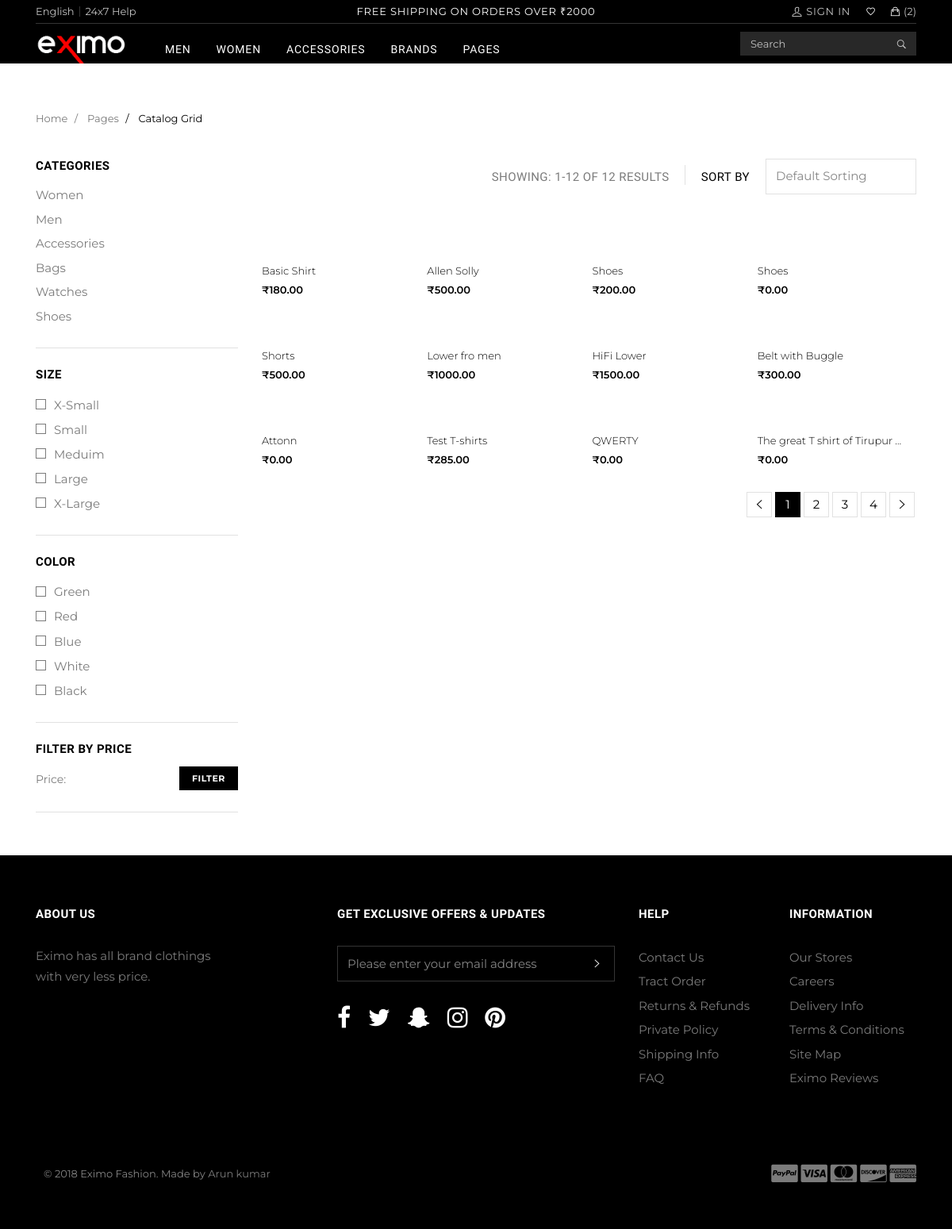
The page / on the database its author committed.
### products/models.py (models this page shows, shortened)
class Product(models.Model):
    title = models.CharField(max_length=120)
    slug = models.SlugField(blank=True, unique=True)
    description = models.TextField()
    price = models.DecimalField(decimal_places=2, max_digits=20, default=0.0)
    featured = models.BooleanField(default=False)
    active = models.BooleanField(default=True)
    timestamp = models.DateTimeField(auto_now_add=True)
    objects = ProductManager()
    def get_absolute_url(self):
        val = reverse("prod:ProductDetailSlugView", kwargs={'slug': self.slug})
        return val

### products/views.py (the view)
# urls.py: url(r'^$', ProductListView.as_view(), name='home'),
class ProductListView(ListView):
    queryset = Product.objects.all()
    template_name = 'products/list.html'
    def get_context_data(self, *args, **kwargs):
        context = super(ProductListView, self).get_context_data(*args, **kwargs)
        return context
    def get_queryset(self, *args, **kwargs):
        request = self.request
        return Product.objects.all()

### products/models.py (called while the page is built)
    def active(self):
        return self.filter(active=True)

    def get_queryset(self):
        return ProductQuerySet(self.model, using=self._db)

    def all(self):
        return self.get_queryset().active()

### templates/products/list.html (shortened to what this page needs)
{% extends 'base.html' %}
{% load static %}
{% block content %}
<section class="section-wrap pt-60 pb-30 catalog">
    <div class="container">
        <ol class="breadcrumbs">
            <li>
                <a href="index.html">Home</a>
            </li>
            <li>
                <a href="index.html">Pages</a>
            </li>
            <li class="active">
                Catalog Grid
            </li>
        </ol>
        <div class="row">
            <div class="col-lg-9 order-lg-2 mb-40">
                <div class="shop-filter">
                    <p class="woocommerce-result-count">
                        Showing: 1-12 of {{ object_list.count }} results
                    </p>
                    <span class="woocommerce-ordering-label">Sort by</span>
                    <form class="woocommerce-ordering">
                        <select>
                            <option value="default-sorting">Default Sorting</option>
                        </select>
                    </form>
                </div>
                <div class="row row-8">
                    {% for obj in object_list %}
                        <div class="col-6 col-sm-6 col-md-4 col-lg-3 product">
                        <div class="product__img-holder">
                            {% with obj.pimage.all as i %}
                            <a href="{{ obj.get_absolute_url }}" class="product__link">
                            </a>
                            {% endwith %}
                        </div>
                        <div class="product__details">
                            <h3 class="product__title">
                                <a href="{{ obj.get_absolute_url }}">{{ obj.title|truncatewords:6 }}</a>
                            </h3>
                        </div>
                        <span class="product__price">
                        <ins>
                            <span class="amount">&#x20b9;{{ obj.price }}</span>
                        </ins>
                        </span>
                        </div>
                  {% endfor %}
                </div>
                <div class="pagination clearfix">
                    <nav class="pagination__nav right clearfix">
                        <a href="#" class="pagination__page"><i class="ui-arrow-left"></i></a>
                        <span class="pagination__page pagination__page--current">1</span>
                        <a href="#" class="pagination__page">2</a>
                        <a href="#" class="pagination__page">3</a>
                        <a href="#" class="pagination__page">4</a>
                        <a href="#" class="pagination__page"><i class="ui-arrow-right"></i></a>
                    </nav>
                </div>
            </div>
            <aside class="col-lg-3 sidebar left-sidebar">
                <div class="widget widget_categories widget--bottom-line">
                    <h4 class="widget-title">Categories</h4>
                    <ul>
                        <li>
                            <a href="#">Women</a>
                        </li>
                        <li class="active">
                            <a href="#">Men</a>
                        </li>
                        <li>
                            <a href="#">Accessories</a>
                        </li>
                        <li>
                            <a href="#">Bags</a>
                        </li>
                        <li>
                            <a href="#">Watches</a>
                        </li>
                        <li>
                            <a href="#">Shoes</a>
                        </li>
                    </ul>
                </div>
                <div class="widget widget__filter-by-size widget--bottom-line">
                    <h4 class="widget-title">Size</h4>
                    <ul class="size-select">
                        <li>
                            <label for="small-size" class="checkbox-label">X-Small</label>
                        </li>
                        <li>
                            <label for="medium-size" class="checkbox-label">Small</label>
                        </li>
                        <li>
                            <label for="large-size" class="checkbox-label">Meduim</label>
                        </li>
                        <li>
                            <label for="xlarge-size" class="checkbox-label">Large</label>
                        </li>
                        <li>
                            <label for="xxlarge-size" class="checkbox-label">X-Large</label>
                        </li>
                    </ul>
                </div>
                <div class="widget widget__filter-by-color widget--bottom-line">
                    <h4 class="widget-title">Color</h4>
                    <ul class="color-select">
                        <li>
                            <label for="green-color" class="checkbox-label">Green</label>
                        </li>
                        <li>
                            <label for="red-color" class="checkbox-label">Red</label>
                        </li>
                        <li>
                            <label for="blue-color" class="checkbox-label">Blue</label>
                        </li>
                        <li>
                            <label for="white-color" class="checkbox-label">White</label>
                        </li>
                        <li>
                            <label for="black-color" class="checkbox-label">Black</label>
                        </li>
                    </ul>
                </div>
                <div class="widget widget__filter-by-price widget--bottom-line">
                    <h4 class="widget-title">Filter by Price</h4>
                    <p>
                        <label for="amount">Price:</label>
                        <input type="text" id="amount">
                        <a href="#" class="btn btn-sm btn-dark"><span>Filter</span></a>
                    </p>
                </div>
            </aside>
        </div>
    </div>
</section>
{% endblock content %}

### templates/base.html (shortened to what this page needs)
<!doctype html>{% load static %} {% load mathfilters %}
<html lang="en">
<head>
    {% include 'base/css.html' %}
</head>
<body>
{% block body %}
{% include 'base/navbar.html' %}
{% block content %}{% endblock content %}
{% include 'base/footer.html' %}
{% endblock body %}
</body>
</html>

### templates/base/css.html (shortened to what this page needs)
{% load static %}
<link rel="stylesheet" href="{% static 'css/mystyle.css' %}"/>
<link href="//maxcdn.bootstrapcdn.com/font-awesome/4.1.0/css/font-awesome.min.css" rel="stylesheet">
<link rel="stylesheet" href="{% static 'css/bootstrap.min.css' %}"/>
<link rel="stylesheet" href="{% static 'css/font-icons.css' %}"/>
<link rel="stylesheet" href="{% static 'css/style.css' %}"/>
<link rel="stylesheet" href="{% static 'css/color.css' %}"/>
<link rel="stylesheet" href="{% static 'css/login-register.css' %}"/>

### templates/base/navbar.html (shortened to what this page needs)
{% load static %}
<main class="main oh" id="main">
    <header class="nav">
        <div class="nav__holder nav--sticky">
            <div class="container relative">
                <div class="top-bar d-none d-lg-flex">
                    <ul class="top-bar__currency-language">
                        <li class="top-bar__language">
                            <a href="#">English</a>
                        </li>
                        <li class="top-bar__currency">
                            <a href="#">24x7 Help</a>
                        </li>
                    </ul>
                    <p class="top-bar__promo text-center">Free shipping on orders over <span style='font-family:Arial;'>&#8377;</span>2000
                    </p>
                    <div class="top-bar__right">
                        <a href="#" class="top-bar__item top-bar__sign-in" id="top-bar__sign-inn"><i class="ui-user"></i>Sign In</a>
                        <a href="#" class="top-bar__item"><i class="ui-heart"></i></a>
                        <div class="top-bar__item nav-cart">
                            <a href="cart.html">
                                <i class="ui-bag"></i>(2)
                            </a>
                        </div>
                    </div>
                </div>
                <div class="flex-parent sticky">
                    <a href="{% url 'home' %}" class="logo">
                        <img class="logo__img" src="{% static 'img/logo_light.png' %}" alt="logo">
                    </a>
                    <nav class="flex-child nav__wrap d-none d-lg-block">
                        <ul class="nav__menu">
                            <li class="nav__dropdown active">
                                <a href="#">Men</a>
                            </li>
                            <li class="nav__dropdown">
                                <a href="#">Women</a>
                            </li>
                            <li class="nav__dropdown">
                                <a href="#">Accessories</a>
                            </li>
                            <li class="nav__dropdown">
                                <a href="#">Brands</a>
                            </li>
                            <li class="nav__dropdown">
                                <a href="contact.html">Pages</a>
                            </li>
                        </ul>
                    </nav>
                    <div class="flex-child nav__search d-none d-lg-block">
                        <form method="get" class="nav__search-form">
                            <input type="search" class="nav__search-input" placeholder="Search">
                            <button type="submit" class="nav__search-submit">
                                <i class="ui-search"></i>
                            </button>
                        </form>
                    </div>
                </div>
            </div>
        </div>
    </header>

### templates/base/mobnav.html (shortened to what this page needs)
{% load static %}

### templates/base/footer.html (shortened to what this page needs)
    <footer class="footer">
      <div class="container">
        <div class="footer__widgets">
          <div class="row">
            <div class="col-lg-4 col-md-6">
              <div class="widget widget__about">
                <h4 class="widget-title white">about us</h4>
                <p class="widget__about-text">Eximo has all brand clothings with very less price.</p>
              </div>
            </div>
            <div class="col-lg-4 col-md-6">
              <div class="widget widget__newsletter">
                <h4 class="widget-title white">get exclusive offers &amp; updates</h4>
                <form class="mc4wp-form">
                  <div class="mc4wp-form-fields">
                    <p><input type="email" placeholder="Please enter your email address" aria-label="Newsletter input"></p>
                  </div>
                </form>
                <div class="socials socials--white mt-20">
                  <a href="#" class="facebook" aria-label="facebook"><i class="ui-facebook"></i></a>
                  <a href="#" class="twitter" aria-label="twitter"><i class="ui-twitter"></i></a>
                  <a href="#" class="snapchat" aria-label="snapchat"><i class="ui-snapchat"></i></a>
                  <a href="#" class="instagram" aria-label="instagram"><i class="ui-instagram"></i></a>
                  <a href="#" class="pinterest" aria-label="pinterest"><i class="ui-pinterest"></i></a>
                </div>
              </div>
            </div>
            <div class="col-lg-2 col-md-6">
              <div class="widget widget_nav_menu">
                <h4 class="widget-title white">help</h4>
                <ul>
                  <li><a href="#">Contact Us</a></li>
                  <li><a href="#">Tract Order</a></li>
                  <li><a href="#">Returns &amp; Refunds</a></li>
                  <li><a href="#">Private Policy</a></li>
                  <li><a href="#">Shipping Info</a></li>
                  <li><a href="#">FAQ</a></li>
                </ul>
              </div>
            </div>
            <div class="col-lg-2 col-md-6">
              <div class="widget widget_nav_menu">
                <h4 class="widget-title white">information</h4>
                <ul>
                  <li><a href="#">Our Stores</a></li>
                  <li><a href="#">Careers</a></li>
                  <li><a href="#">Delivery Info</a></li>
                  <li><a href="#">Terms &amp; Conditions</a></li>
                  <li><a href="#">Site Map</a></li>
                  <li><a href="#">Eximo Reviews</a></li>
                </ul>
              </div>
            </div>
          </div>
        </div>
      </div>
      <div class="footer__bottom">
        <div class="container">
          <div class="row">
            <div class="col-md-6 text-sm-center">
              <span class="copyright">
                &copy; 2018 Eximo Fashion. Made by <a href="index.html">Arun kumar</a>
              </span>
            </div>
            <div class="col-md-6 footer__payment-systems text-right text-sm-center mt-sml-10">
              <i class="ui-paypal"></i>
              <i class="ui-visa"></i>
              <i class="ui-mastercard"></i>
              <i class="ui-discover"></i>
              <i class="ui-amex"></i>
            </div>
          </div>
        </div>
      </div>
    </footer>
  </main>

### templates/base/js.html (shortened to what this page needs)
{% load static %}

### rows shown on the page
Product: title "Basic Shirt", price "180.00"
Product: title "Allen Solly", price "500.00"
Product: title "Shoes", price "200.00"
Product: title "Shoes", price "0.00"
Product: title "Shorts", price "500.00"
Product: title "Lower fro men", price "1000.00"
Product: title "HiFi Lower", price "1500.00"
Product: title "Belt with Buggle", price "300.00"
Product: title "Attonn", price "0.00"
Product: title "Test T-shirts", price "285.00"
Product: title "QWERTY", price "0.00"
Product: title "The great T shirt of Tirupur …", price "0.00"

### other values the page prints
{{ object_list.count }} "12"
